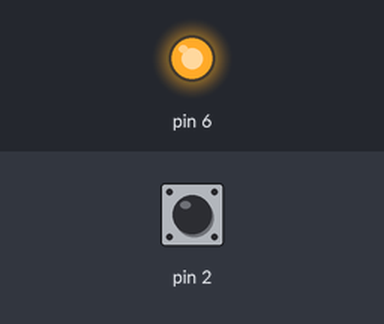
This sketch was run on a simulated Arduino Uno, built with avr-gcc and run on an emulated ATmega328P. On the bench: output pins drawn as LEDs (lit = HIGH). The test bench sets the inputs (shaded band); at power-on: pin 2 HIGH.

Above: at 1.2 s.
1.3 s: pin 2 pulled LOW for 0.15 s
At 1.4 s:
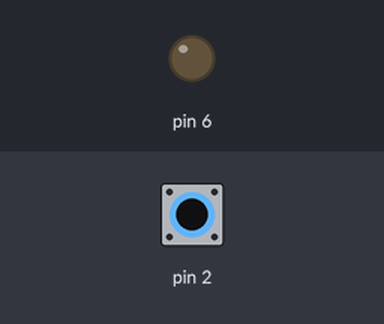
3.0 s: pin 2 pulled LOW for 3.2 s
At 6.6 s:
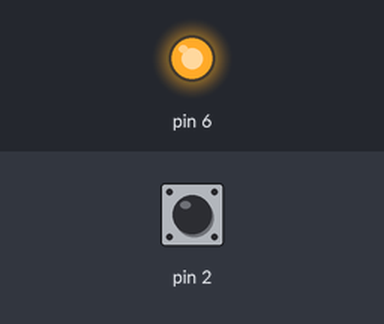
Timing chart, 0 to 8.1 s (numbered marks = the images above; inputs shaded):
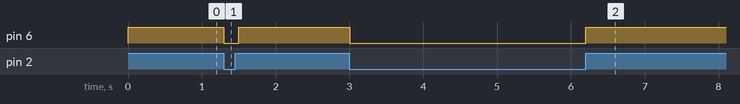

The sketch:

Essai_Jack.ino
```cpp
#define _BV(n) (1<<n)

#define Jack_pin PD4 // pin 4

void setup() {
  pinMode(2, INPUT_PULLUP);
  pinMode(6, OUTPUT);

  digitalWrite(6, LOW);
}

void loop() {
  if (digitalRead(2)) digitalWrite(6, HIGH);
  else digitalWrite(6, LOW);
  delay(100);
}
```

Measured:
- after the input at 1.3 s, pin 6: HIGH → LOW at once, → HIGH 0.20 s later
- after the input at 3.0 s, pin 6: HIGH → LOW at once, → HIGH 3.2 s later
